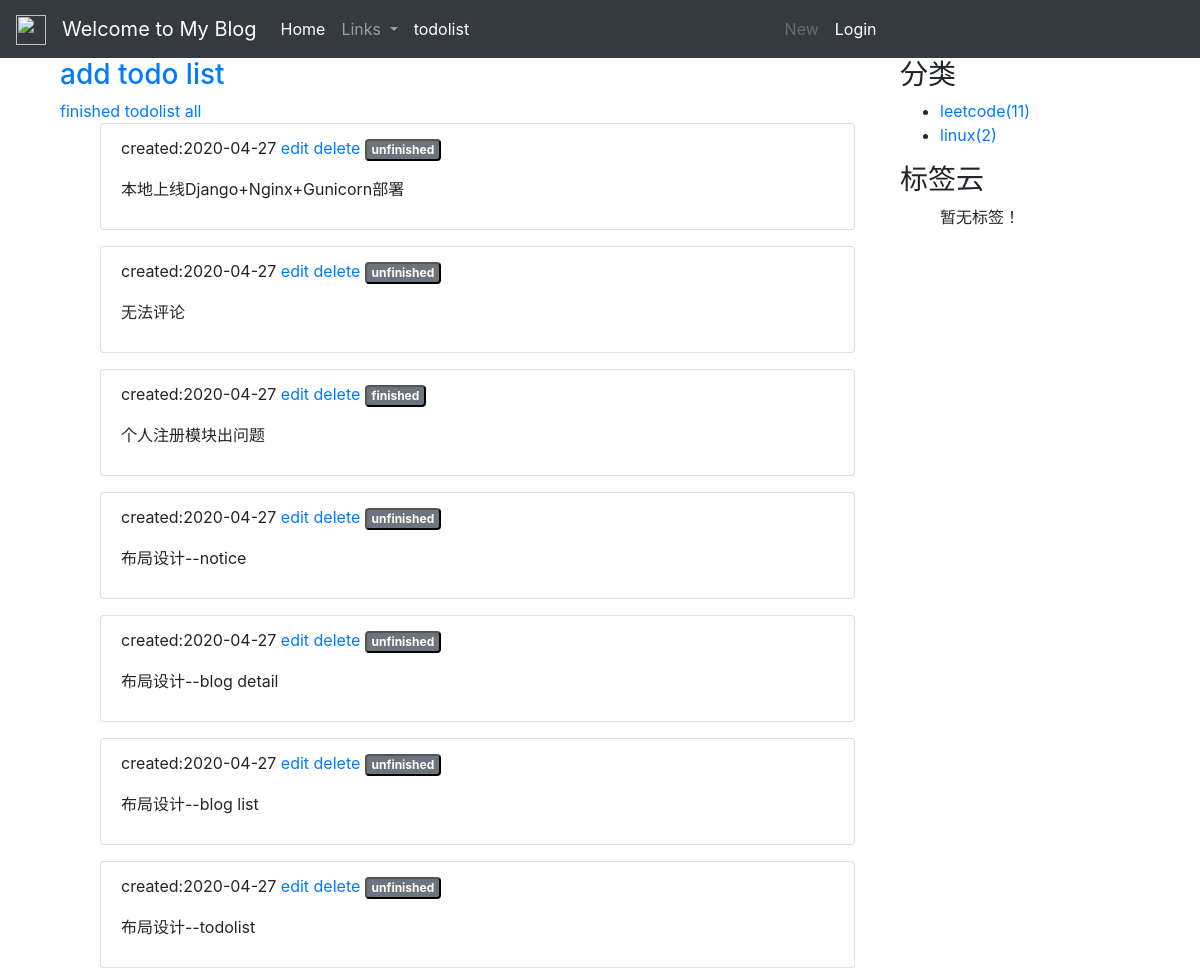
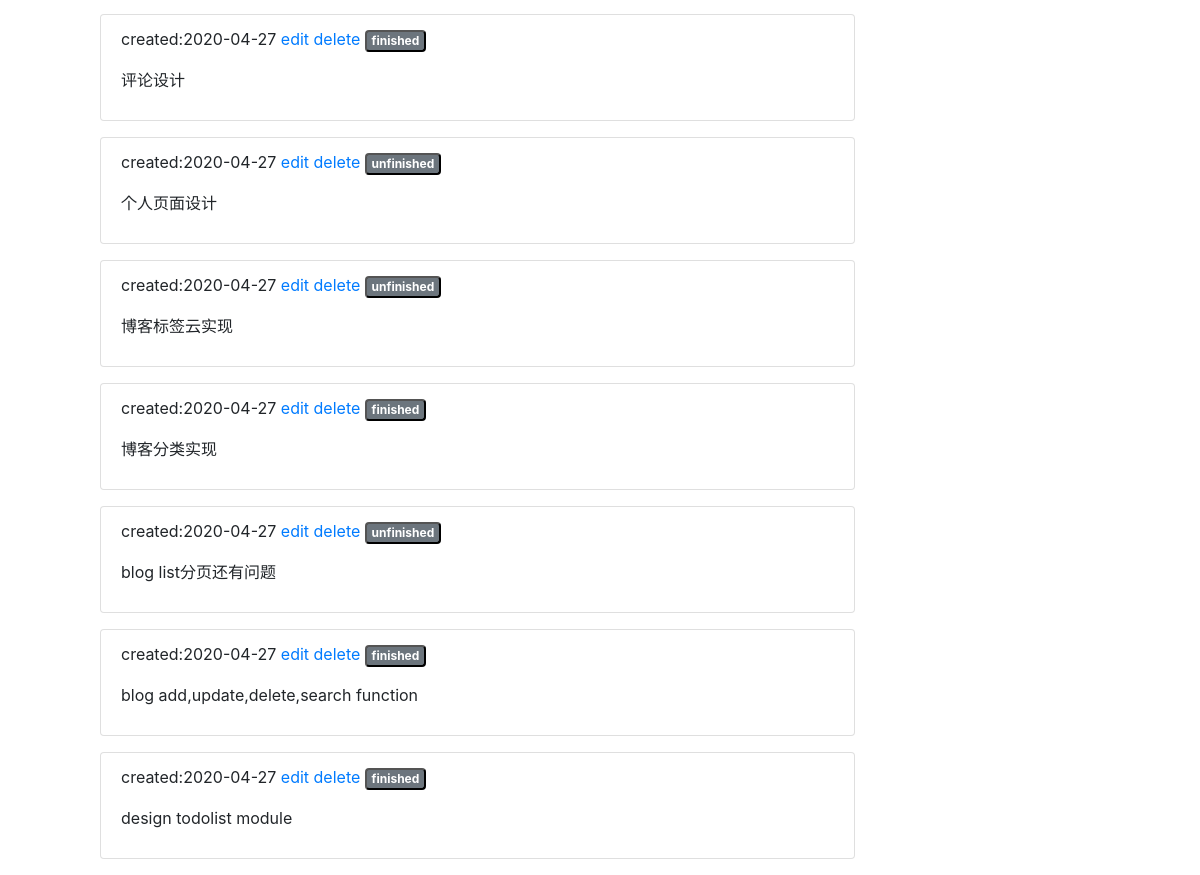
The page /record/todolist_list/ on the database its author committed (2 pictures, top to bottom).
### record/models.py (models this page shows)
class Todolist(models.Model):
    created_time = models.DateTimeField(default=timezone.now)
    body = models.TextField()
    is_done = models.BooleanField(default=False)
    class Meta:
        ordering = ('-created_time',)

### blog/models.py (models this page shows, shortened)
class BlogClassify(models.Model):
    title = models.CharField(max_length=100, blank=True)
    created = models.DateTimeField(default=timezone.now)

### record/views.py (the view)
# urls.py: path('todolist_list/', views.todolist_list, name='todolist_list'),
def todolist_list(request):
    todolist = Todolist.objects.all()
    order = request.GET.get('order')
    if order == 'finished':
        todolist = todolist.filter(is_done=True)
    elif order== 'todolist':
        todolist=todolist.filter(is_done=False)
    else:
        todolist = Todolist.objects.all()
    context = {
        'todolists': todolist,
    }
    return render(request, 'record/todolist.html', context)

### blog/templatetags/blog_extras.py (called while the page is built)
@register.inclusion_tag('blog/inclusions/_classify.html',takes_context=True)
def show_classify(context):
    classify_list = BlogClassify.objects.annotate(num_posts=Count('blog')).filter(num_posts__gt=0)
    return {
        'classify_list': classify_list,
    }

@register.inclusion_tag('blog/inclusions/_tags.html', takes_context=True)
def show_tags(context):
    tag_list = Tag.objects.annotate(num_posts=Count('blog')).filter(num_posts__gt=0)
    return {
        'tag_list': tag_list,
    }

### templates/record/todolist.html (shortened to what this page needs)
{% extends "base.html" %}
{% load staticfiles %}
{% block content %}
<div class="container">
    <h3><a href="{% url 'record:todolist_add' %}">add todo list</a></h3>
    <div>
        <a href="{% url 'record:todolist_list' %}?order=finished">
            finished
        </a>
        <a href="{% url 'record:todolist_list' %}?order=todolist">
            todolist
        </a>
        <a href="{% url 'record:todolist_list' %}?order=all">
            all
        </a>
    </div>
    {% for todolist in todolists %}
        <ul>
            <li class="list-group-item" id="notice_link">
                <p>
                    created:{{ todolist.created_time|date:'Y-m-d' }}
                    <a href="{% url 'record:todolist_edit' todolist.id %}">edit</a>
                    <a href="{% url 'record:todolist_delete' todolist.id %}">delete</a>
                    <button class="badge badge-secondary" value="">
                        {% if todolist.is_done %}
                            finished
                        {% else %}
                            unfinished
                        {% endif %}
                    </button>
                </p>
                <p>{{ todolist.body }}</p>
            </li>
        </ul>
    {% endfor %}
</div>
{% endblock content %}

### templates/blog/inclusions/_classify.html
<div class="">
  <h3 class="">分类</h3>
  <ul>
    {% for classify in classify_list %}
      <li>
        <a href="{% url 'blog:classify' classify.id %}">{{ classify.title }}<span class="post-count">({{ classify.num_posts }})</span></a>
      </li>
    {% empty %}
      暂无分类！
    {% endfor %}
  </ul>
</div>

### rows shown on the page
Todolist: created_time "2020-04-27", is_done "unfinished", body "本地上线Django+Nginx+Gunicorn部署"
Todolist: created_time "2020-04-27", is_done "unfinished", body "无法评论"
Todolist: created_time "2020-04-27", is_done "finished", body "个人注册模块出问题"
Todolist: created_time "2020-04-27", is_done "unfinished", body "布局设计--notice"
Todolist: created_time "2020-04-27", is_done "unfinished", body "布局设计--blog detail"
Todolist: created_time "2020-04-27", is_done "unfinished", body "布局设计--blog list"
Todolist: created_time "2020-04-27", is_done "unfinished", body "布局设计--todolist"
Todolist: created_time "2020-04-27", is_done "finished", body "评论设计"
Todolist: created_time "2020-04-27", is_done "unfinished", body "个人页面设计"
Todolist: created_time "2020-04-27", is_done "unfinished", body "博客标签云实现"
Todolist: created_time "2020-04-27", is_done "finished", body "博客分类实现"
Todolist: created_time "2020-04-27", is_done "unfinished", body "blog list分页还有问题"
Todolist: created_time "2020-04-27", is_done "finished", body "blog add,update,delete,search function"
Todolist: created_time "2020-04-27", is_done "finished", body "design todolist module"
BlogClassify: title "leetcode", num_posts "11"
BlogClassify: title "linux", num_posts "2"
